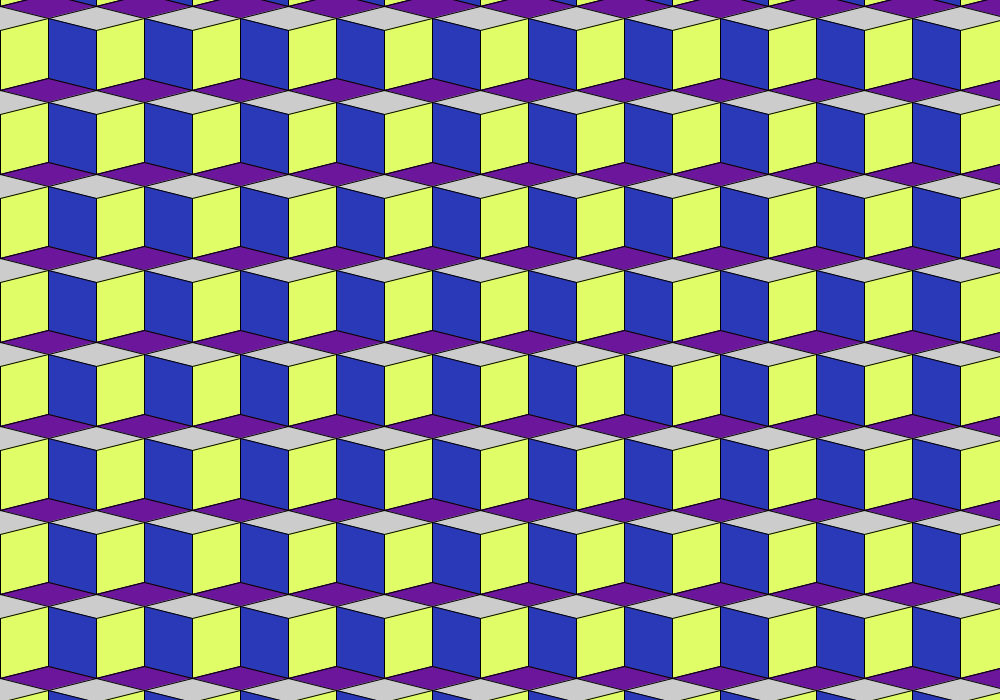
Frame 1 (no input)
Frame 60 (the mouse pressed at the canvas centre just before this capture): identical to frame 1, image omitted
Frame 120 (the mouse held since frame 60 and released just before this capture): identical to frame 1, image omitted

The Processing sketch that drew this single still picture (run headless with seeded random() and noise(); from frame 60 on, the mouse is pressed at the canvas centre):

// Processing sketch: checkpoint1d
// ── checkpoint1d.pde
//
int mode;
final int ART1 = 0;
final int ART2 = 1;
final int ART3 = 2;

void setup(){
  size(1000,700);
  mode = ART1;
}


void draw(){
  if (mode==ART1){
    art1();
  }
  else if (mode==ART2){
    art2();
  }
  else if (mode==ART3){
    art3();
  }
  else {
    println("Error:Mode = " +mode);
  }
}

// ── art1.pde
//height 84 width 96
int x1 = 0;
int y1 = -90;
void art1(){
  //background(255,255,255);
  while( y1 < 757){
    while( x1 < 1056){
      shape(x1,y1);
      x1 = x1 + 96;
    }
    x1 = -48;
    y1 = y1 + 84;
  }
  
}

void art1Clicks(){

}

void shape(int x, int y){
  pushMatrix();
  translate(x,y);
  fill(#2A39B7);
  quad(0,0,0,-60,48,-48,48,12);
  fill(#E0FC66);
  quad(0,0,0,-60,-48,-48,-48,12);
  fill(#6C169B);
  quad(48,12,0,0,-48,12,0,24);
  popMatrix();
}

// ── art2.pde
void art2(){
  background(255,255,0);
  
}

void art2Clicks(){

}

// ── art3.pde
void art3(){
  background(255,255,0);
  
}

void art3Clicks(){

}

// ── button.pde
void button(int x, int y){
  pushMatrix();
  translate(x,y);
  if (dist(x,y,mouseX,mouseY)<25){
    circle(0,0,100);
  } else{
    circle(0,0,50);
  }
  popMatrix();
}

// ── mouse.pde
void mouseReleased(){
  if (dist(width -100, height -100,mouseX,mouseY)<25){
    if (mode ==2){
      mode = 0;
    } else{
      mode = mode +1;
    };
    
  }
}
